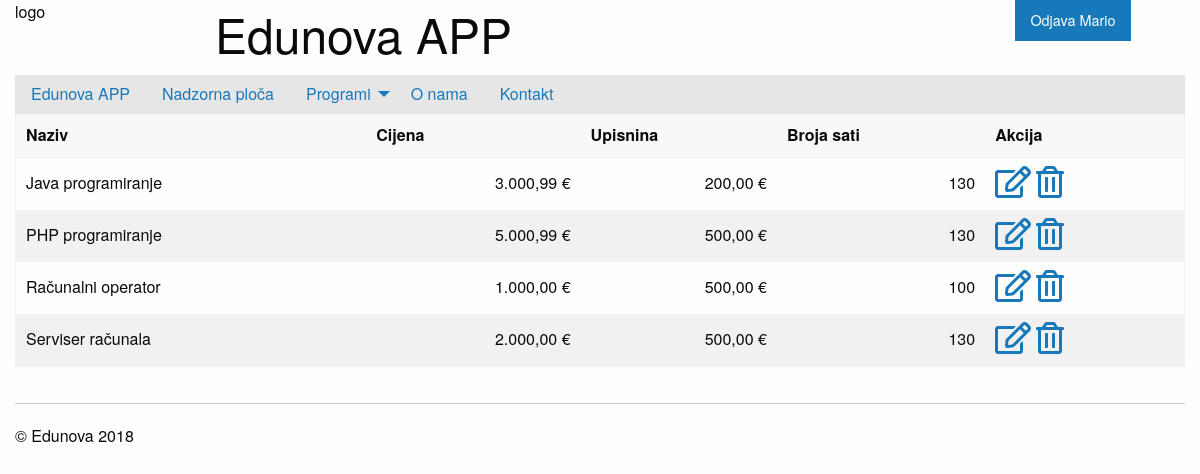
The page /privatno/smjerovi/index.php (signed in) on the database its author committed.
### tables this page shows
create table smjer(
sifra int not null primary key auto_increment,
naziv varchar(50) not null,
cijena decimal(18,2) not null,
upisnina decimal(18,2) not null,
brojsati int not null
);

### privatno/smjerovi/index.php (the view, shortened to what this page needs)
<?php include_once '../../konfiguracija.php';
?>
<!doctype html>
<html class="no-js" lang="en" dir="ltr">
  <head>
    <?php include_once '../../include/head.php'; ?>
  </head>
  <body>
    <div class="grid-container">
    	<?php include_once '../../include/zaglavlje.php'; ?>
      	<?php include_once '../../include/izbornik.php'; ?>
      	<div class="grid-x grid-padding-x">
			<div class="large-12 cell">
				<table>
					<thead>
						<tr>
							<th>Naziv</th>
							<th>Cijena</th>
							<th>Upisnina</th>
							<th>Broja sati</th>
							<th>Akcija</th>
						</tr>
					</thead>
					<tbody>
					<?php
					$format = new NumberFormatter("hr_HR",NumberFormatter::CURRENCY);
					$izraz = $veza->prepare("select * from smjer order by naziv;");
					$izraz->execute();
					$rezultati = $izraz->fetchAll(PDO::FETCH_OBJ);
					foreach ($rezultati as $red):
					?>
						<tr>
							<td><?php echo $red->naziv; ?></td>
							<td><?php echo $format->format($red->cijena); ?></td>
							<td><?php echo $format->format($red->upisnina); ?></td>
							<td><?php echo $red->brojsati; ?></td>
							<td>
								<a href="#"><i class="far fa-edit fa-2x"></i></a>
								<a href="#"><i class="far fa-trash-alt fa-2x"></i></a>
							</td>
						</tr>
					<?php endforeach; ?>
					</tbody>
				</table>
			</div>
		</div>
		<?php include_once '../../include/podnozje.php'; ?>
    </div>
  </body>
</html>

### privatno/smjerovi/index.php (style rules this page uses)
table tbody tr td:nth-child(2), table tbody tr td:nth-child(3), table tbody tr td:nth-child(4) { text-align: right; }

### rows shown on the page
smjer: naziv "Java programiranje", cijena "3.000,99 €", upisnina "200,00 €", brojsati "130"
smjer: naziv "PHP programiranje", cijena "5.000,99 €", upisnina "500,00 €", brojsati "130"
smjer: naziv "Računalni operator", cijena "1.000,00 €", upisnina "500,00 €", brojsati "100"
smjer: naziv "Serviser računala", cijena "2.000,00 €", upisnina "500,00 €", brojsati "130"

### other values the page prints
$naslovAPP "Edunova APP"
$_SESSION[$appID."autoriziran"]->ime "Mario"
$opis "Edunova APP Nadzorna ploča O nama Kontakt"
